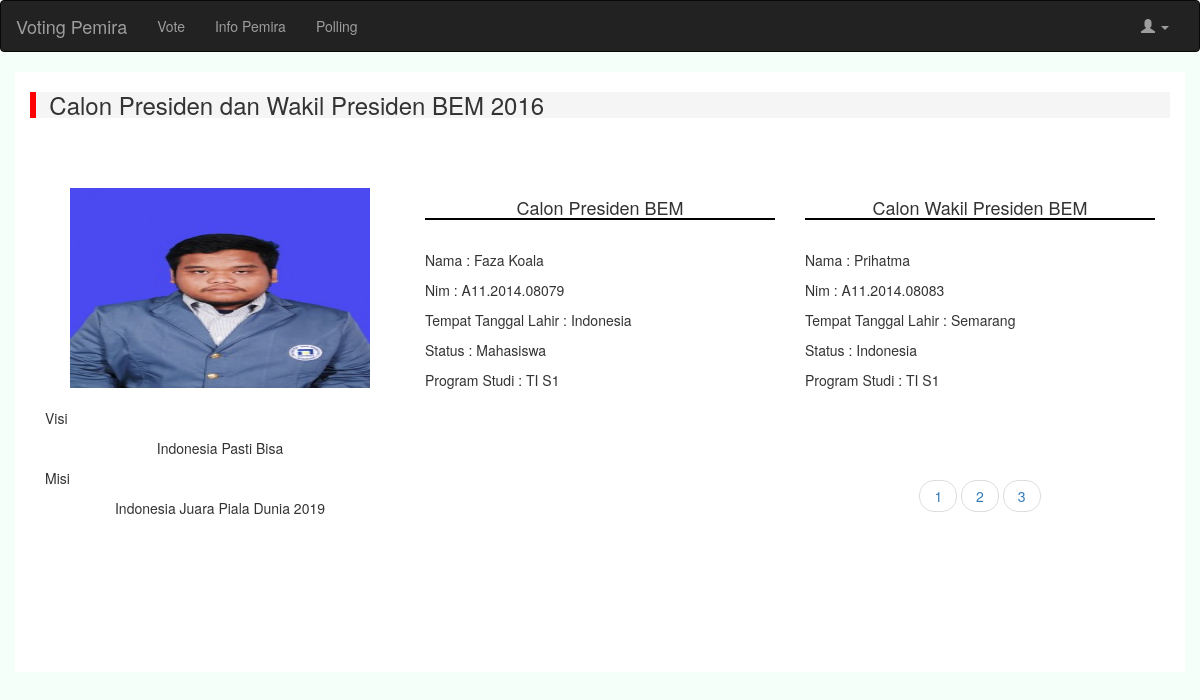
The app's page /infopemira.php?no=1 (signed in) with its own data.
### tables this page shows
CREATE TABLE `calonpresiden` (
  `nama` varchar(50) NOT NULL,
  `nim` varchar(20) NOT NULL,
  `ttl` varchar(20) NOT NULL,
  `status` varchar(20) NOT NULL,
  `progdi` varchar(200) NOT NULL,
  `visi` varchar(500) NOT NULL,
  `misi` varchar(500) NOT NULL,
  `no` varchar(20) NOT NULL,
  `foto` varchar(250) NOT NULL
);

CREATE TABLE `calonwapres` (
  `nama` varchar(50) NOT NULL,
  `nim` varchar(20) NOT NULL,
  `ttl` varchar(20) NOT NULL,
  `status` varchar(20) NOT NULL,
  `progdi` varchar(200) NOT NULL,
  `no` varchar(20) NOT NULL
);

### infopemira.php (the view, shortened to what this page needs)
<?php
include_once 'koneksi.php';
if (isset($_GET['no'])) {
    $nomer = $_GET['no'];
    $query = $DB_con->query("SELECT * FROM calonpresiden WHERE no = '$nomer'");
    $data  = $query->fetch(PDO::FETCH_ASSOC);
    $query2 = $DB_con->query("SELECT * FROM calonwapres WHERE no = '$nomer'");
    $data2  = $query2->fetch(PDO::FETCH_ASSOC);
  }
?>
<!DOCTYPE html>
  <html lang="eu">
<html>
<head>
    <link rel="stylesheet" type="text/css" href="css/bootstrap.css">
    <link rel="stylesheet" type="text/css" href="style.css">
    <link href="css/bootstrap.min.css" rel="stylesheet">
  <link rel="stylesheet" href="https://maxcdn.bootstrapcdn.com/bootstrap/3.3.7/css/bootstrap.min.css">
</head>
<body style="background-color: #F5FFFA">
    <nav class="navbar navbar-inverse">
  <div class="container-fluid">
    <div class="navbar-header">
      <a class="navbar-brand" href="#">Voting Pemira</a>
    </div>
    <div class="collapse navbar-collapse" id="bs-example-navbar-collapse-1">
      <ul class="nav navbar-nav">
      <?php
        if($_SESSION['Nim']=="admin"){
          echo '<li><a href="polling.php">Polling <span class="sr-only">(current)</span></a></li>';
          echo '<li><a href="infopemira.php?no=1">Info Pemira <span class="sr-only">(current)</span></a></li>';
          echo '<li><a href="tampil.php">Edit calon<span class="sr-only">(current)</span></a></li>';
        }
        else{
          echo '<li><a href="homepages.php?no=1">Vote<span class="sr-only">(current)</span></a></li>';
          echo '<li><a href="infopemira.php?no=1">Info Pemira <span class="sr-only">(current)</span></a></li>';
          echo '<li><a href="polling.php">Polling <span class="sr-only">(current)</span></a></li>';
      }
      ?>
      </ul>
      <ul class="nav navbar-nav navbar-right">
        <li class="dropdown">
          <a href="#" class="dropdown-toggle" data-toggle="dropdown" role="button" aria-haspopup="true" aria-expanded="false"><span class="glyphicon glyphicon-user" aria-hidden="true"></span> <?php echo $_SESSION['Nim']; ?> <span class="caret"></span></a>
        </li>
      </ul>
    </div>
  </div>
</nav>
<div style="background-color: #FFFFFF;height: 600px " class="container">
<h3 style="border-left: 6px solid red;background-color:#F5F5F5;">&nbsp Calon Presiden dan Wakil Presiden BEM 2016</h3>
<br>
<br>
<br>
    <div class="col-sm-4" align="center">
        <img alt="Calon"  src="user_image/<?php echo $data['foto']; ?>"width="300" height="200" ><br><br>
        <div align="left">
          <p>Visi</p>
        </div>
        <p> <?php echo $data['visi'] ?> </p>
        <div align="left">
          <p>Misi</p>
        </div>
        <p> <?php echo $data['misi'] ?> </p>
    </div>
    <form  class="form-horizontal" method="post">
    <div class="col-sm-4" align="left">
      <div align="center">
      <h4 style="border-bottom: 2px solid black;
    background-color: white;">Calon Presiden BEM</h4>
      </div>
      <br>
      <p> Nama          : <?php echo $data['nama'] ?></p>
      <p> Nim          : <?php echo $data['nim'] ?></p>
      <p> Tempat Tanggal Lahir  : <?php echo $data['ttl'] ?>  </p>
      <p> Status          : <?php echo $data['status'] ?> </p>
      <p> Program Studi       : <?php echo $data['progdi'] ?> </p>
  </div>
  <div class="col-sm-4" align="left">
    <div align="center">
      <h4 style="border-bottom: 2px solid black;
    background-color: white;" >Calon Wakil Presiden BEM</h4>
      </div>
      <br>
      <p> Nama          : <?php echo $data2['nama'] ?>  </p>
      <p> Nim          : <?php echo $data2['nim'] ?></p>
      <p> Tempat Tanggal Lahir  : <?php echo $data2['ttl'] ?></p>
      <p> Status          : <?php echo $data2['status'] ?></p>
      <p> Program Studi       : <?php echo $data2['progdi'] ?> </p>
      <br>
      <br>
      <br>
      <div>
      <nav aria-label="...">
      <ul class="pager">
      <?php
      $stmt = $DB_con->prepare('SELECT * FROM calonpresiden ORDER BY no');
      $stmt->execute();
    if($stmt->rowCount() > 0)
    {
    while($row=$stmt->fetch(PDO::FETCH_ASSOC))
    {
      ?>
        <a href="infopemira.php?no=<?php echo $row['no'];?>"><li><span aria-hidden="true"><?php echo $row['no'];?></span> </li></a>
       <?php
       }
       }
       ?>
      </ul>
    </nav>
    </div>
  </div>
  </form>
</div>
</body>
</html>

### records on screen
calonpresiden: foto (picture), visi "Indonesia Pasti Bisa", misi "Indonesia Juara Piala Dunia 2019", nama "Faza Koala", nim "A11.2014.08079", ttl "Indonesia", status "Mahasiswa", progdi "TI S1", no "1"
calonwapres: nama "Prihatma", nim "A11.2014.08083", ttl "Semarang", status "Indonesia", progdi "TI S1"
calonpresiden: no "2"
calonpresiden: no "3"
